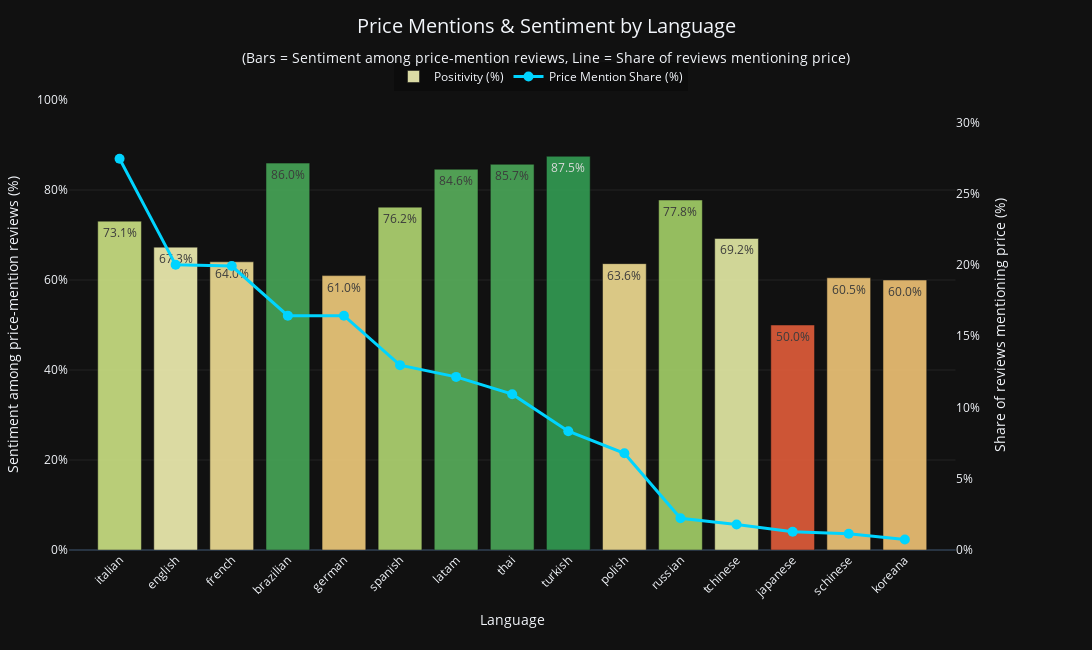

Notebook code for this chart:
### Code cell
import plotly.graph_objects as go
from plotly.subplots import make_subplots

fig = make_subplots(specs=[[{"secondary_y": True}]])

# 1. Bar: Sentiment (positivity)
fig.add_trace(
    go.Bar(
        x=sentiment_price_plot["language"],
        y=sentiment_price_plot["price_positivity"] * 100,
        name="Positivity (%)",
        marker=dict(
            color=sentiment_price_plot["price_positivity"] * 100,
            colorscale="RdYlGn",
            cmin=40,
            cmax=95
        ),
        text=sentiment_price_plot["price_positivity"].map(lambda x: f"{x*100:.1f}%"),
        textposition="auto",
        hovertemplate="<b>%{x}</b><br>Positivity: %{y:.1f}%<extra></extra>",
        opacity=0.85
    ),
    secondary_y=False
)

# 2. Line: Price share
fig.add_trace(
    go.Scatter(
        x=sentiment_price_plot["language"],
        y=sentiment_price_plot["price_share"] * 100,
        name="Price Mention Share (%)",
        mode="lines+markers",
        line=dict(color="#00d4ff", width=3),
        marker=dict(size=10, color="#00d4ff", symbol="circle"),
        hovertemplate="<b>%{x}</b><br>Price Share: %{y:.2f}%<extra></extra>"
    ),
    secondary_y=True
)

# Layout
fig.update_layout(
    title={
        "text": "Price Mentions & Sentiment by Language<br><sub>(Bars = Sentiment among price-mention reviews, Line = Share of reviews mentioning price)</sub>",
        "y": 0.95,
        "x": 0.5,
        "xanchor": "center",
        "font": {"size": 20}
    },
    template="plotly_dark",
    height=650,
    width=1100,
    bargap=0.22,
    hovermode="x unified",
    legend=dict(
        orientation="h",
        yanchor="bottom",
        y=1.02,
        xanchor="center",
        x=0.5,
        bgcolor="rgba(0,0,0,0.3)"
    ),
    margin=dict(l=60, r=80, t=100, b=100)
)

#  X axis
fig.update_xaxes(
    title_text="Language",
    tickangle=-45,
    tickfont=dict(size=12)
)

# Y axis - left
fig.update_yaxes(
    title_text="Sentiment among price-mention reviews (%)",
    ticksuffix = "%",
    range=[0, 100],
    secondary_y=False,
    gridcolor="rgba(255,255,255,0.08)"
)

# Y axis - right
max_share = max(5, (sentiment_price_plot["price_share"] * 100).max() * 1.15)
fig.update_yaxes(
    title_text="Share of reviews mentioning price (%)",
    tickformat=".1f%",
    ticksuffix = "%",
    range=[0, max_share],
    secondary_y=True,
    gridcolor="rgba(0,0,0,0)",
    showgrid=False
)

fig.show()

### Figure 1 — Plotly figure (JSON) as saved in the notebook; plotly's stock layout.template omitted (floating-point values rounded to 4 significant figures)
{"data": [{"hovertemplate": "<b>%{x}</b><br>Positivity: %{y:.1f}%<extra></extra>", "marker": {"cmax": 95, "cmin": 40, "color": [73.08, 67.31, 64.04, 85.98, 60.98, 76.19, 84.62, 85.71, 87.5, 63.64, 77.78, 69.23, 50.0, 60.49, 60.0], "colorscale": [[0.0, "rgb(165,0,38)"], [0.1, "rgb(215,48,39)"], [0.2, "rgb(244,109,67)"], [0.3, "rgb(253,174,97)"], [0.4, "rgb(254,224,139)"], [0.5, "rgb(255,255,191)"], [0.6, "rgb(217,239,139)"], [0.7, "rgb(166,217,106)"], [0.8, "rgb(102,189,99)"], [0.9, "rgb(26,152,80)"], [1.0, "rgb(0,104,55)"]]}, "name": "Positivity (%)", "opacity": 0.85, "text": ["73.1%", "67.3%", "64.0%", "86.0%", "61.0%", "76.2%", "84.6%", "85.7%", "87.5%", "63.6%", "77.8%", "69.2%", "50.0%", "60.5%", "60.0%"], "textposition": "auto", "x": ["italian", "english", "french", "brazilian", "german", "spanish", "latam", "thai", "turkish", "polish", "russian", "tchinese", "japanese", "schinese", "koreana"], "y": [73.08, 67.31, 64.04, 85.98, 60.98, 76.19, 84.62, 85.71, 87.5, 63.64, 77.78, 69.23, 50.0, 60.49, 60.0], "type": "bar", "xaxis": "x", "yaxis": "y"}, {"hovertemplate": "<b>%{x}</b><br>Price Share: %{y:.2f}%<extra></extra>", "line": {"color": "#00d4ff", "width": 3}, "marker": {"color": "#00d4ff", "size": 10, "symbol": "circle"}, "mode": "lines+markers", "name": "Price Mention Share (%)", "x": ["italian", "english", "french", "brazilian", "german", "spanish", "latam", "thai", "turkish", "polish", "russian", "tchinese", "japanese", "schinese", "koreana"], "y": [27.46, 20.02, 19.93, 16.45, 16.44, 12.97, 12.15, 10.94, 8.333, 6.79, 2.228, 1.791, 1.286, 1.142, 0.7321], "type": "scatter", "xaxis": "x", "yaxis": "y2"}], "layout": {"xaxis": {"anchor": "y", "domain": [0.0, 0.94], "title": {"text": "Language"}, "tickfont": {"size": 12}, "tickangle": -45}, "yaxis": {"anchor": "x", "domain": [0.0, 1.0], "title": {"text": "Sentiment among price-mention reviews (%)"}, "ticksuffix": "%", "range": [0, 100], "gridcolor": "rgba(255,255,255,0.08)"}, "yaxis2": {"anchor": "x", "overlaying": "y", "side": "right", "title": {"text": "Share of reviews mentioning price (%)"}, "tickformat": ".1f%", "ticksuffix": "%", "range": [0, 31.58], "gridcolor": "rgba(0,0,0,0)", "showgrid": false}, "title": {"font": {"size": 20}, "text": "Price Mentions & Sentiment by Language<br><sub>(Bars = Sentiment among price-mention reviews, Line = Share of reviews mentioning price)</sub>", "y": 0.95, "x": 0.5, "xanchor": "center"}, "legend": {"orientation": "h", "yanchor": "bottom", "y": 1.02, "xanchor": "center", "x": 0.5, "bgcolor": "rgba(0,0,0,0.3)"}, "margin": {"l": 60, "r": 80, "t": 100, "b": 100}, "height": 650, "width": 1100, "bargap": 0.22, "hovermode": "x unified"}}
